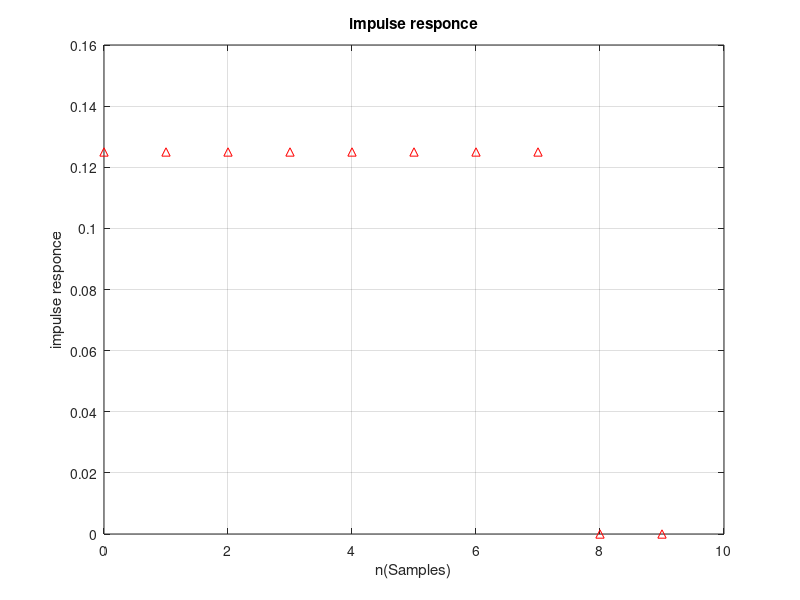
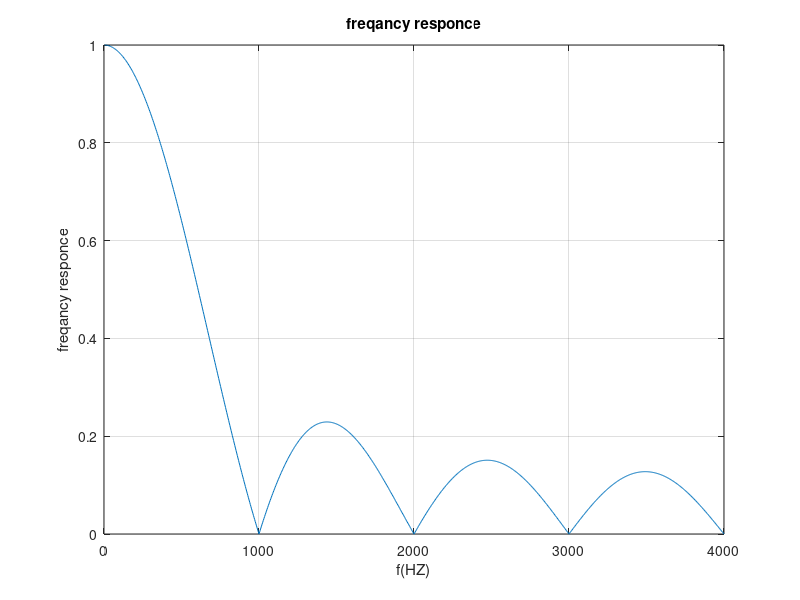

MATLAB code to generate these figures, in order:
%problem (3)
% b)infinite low pass filter
a =[1 -1];
b =0.125*[1,0,0,0,0,0,0,0,-1];
Fs=8000;

%impulse responce
figure;impz(b,a,10),grid;
title('impulse responce');
xlabel('n(Samples)');
ylabel('impulse responce');

%freqancy responce
f=(0:.001:1)*Fs/2;
H= freqz(b,a,f,Fs);
figure;plot(f,abs(H)),grid;
title('freqancy responce');
xlabel('f(HZ)');
ylabel('freqancy responce');

